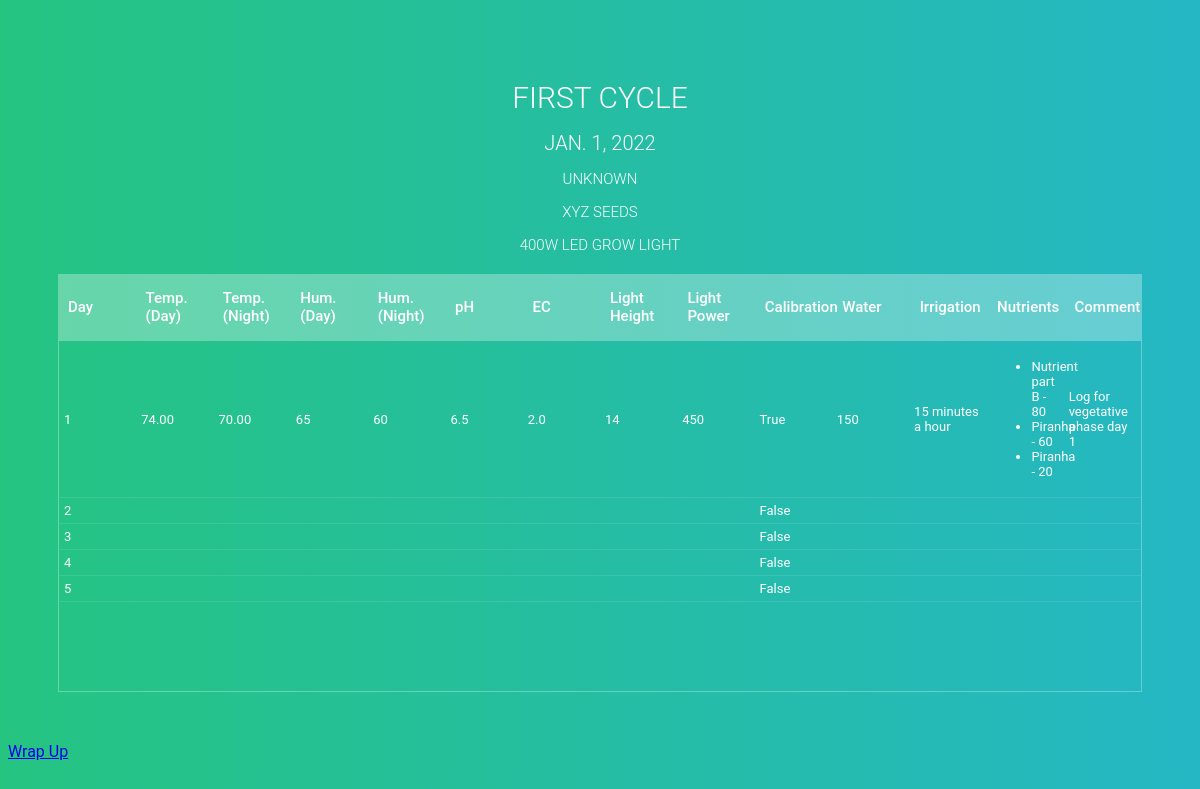
Page /record/1/ on the earlier database version.
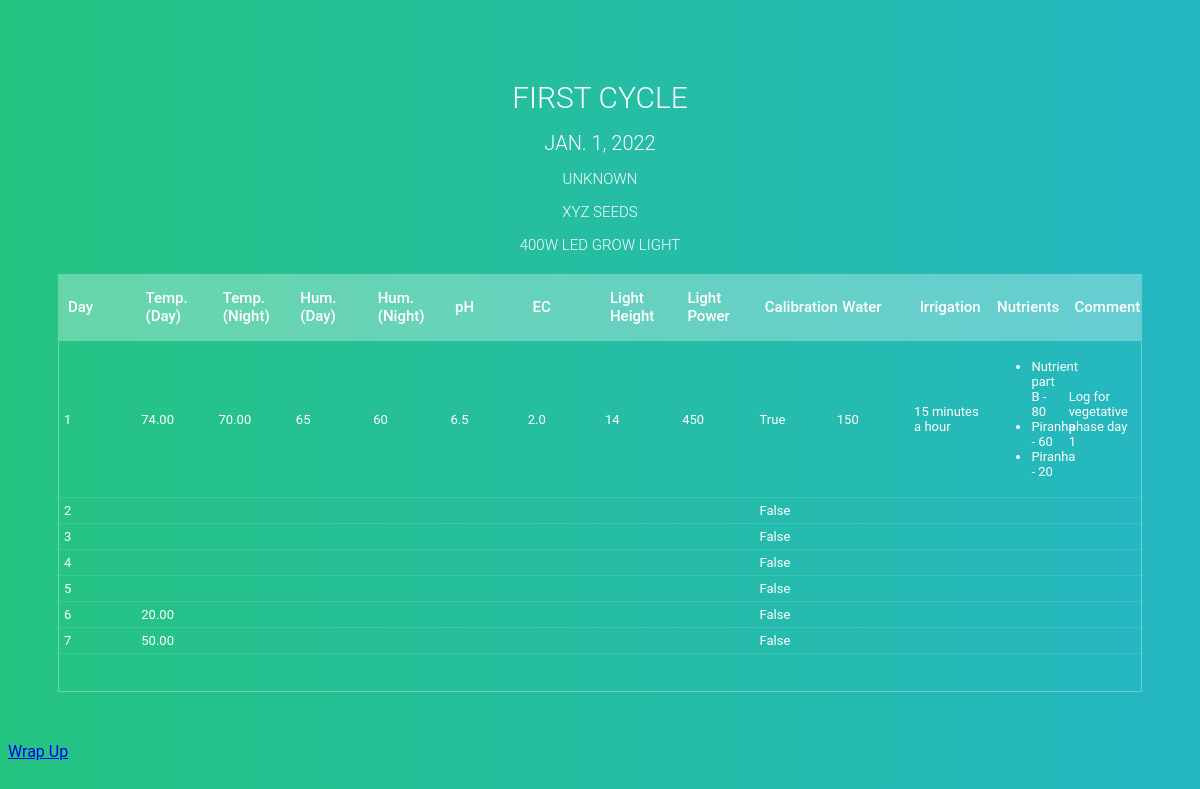
Same page on the later database version.
### records/models.py (models this page shows, shortened)
class Cycle(models.Model):
    id = models.AutoField(primary_key=True)
    name = models.CharField(max_length=150)
    date = models.DateField(auto_now_add=True)
    genetics = models.CharField(max_length=200, blank=True, null=True)
    seedbank = models.CharField(max_length=80, blank=True, null=True)
    fixture = models.CharField(max_length=200, blank=True, null=True)
    comment = models.TextField(blank=True, null=True)

class Log(models.Model):
    PHASE_CHOICES = [
        ('seedling', 'Seedling'),
        ('vegetative', 'Vegetative'),
        ('bloom', 'Bloom'),
    ]
    LIGHT_POWER_CHOICES = [
        ('0', 'Darkness'),
        ('25', '25%'),
        ('50', '50%'),
        ('75', '75%'),
        ('100', '100%'),
    ]
    cycle = models.ForeignKey(Cycle, on_delete=models.CASCADE, related_name='logs')
    phase = models.CharField(max_length=12, choices=PHASE_CHOICES)
    temperature_day = models.DecimalField(max_digits=6, decimal_places=2, blank=True, null=True)
    temperature_night = models.DecimalField(max_digits=6, decimal_places=2, blank=True, null=True)
    humidity_day = models.IntegerField(blank=True, null=True)
    humidity_night = models.IntegerField(blank=True, null=True)
    ph = models.FloatField(blank=True, null=True)
    ec = models.FloatField(blank=True, null=True)
    irrigation = models.TextField(max_length=20, blank=True, null=True)
    light_height = models.IntegerField(blank=True, null=True)
    light_power = models.IntegerField(blank=True, null=True, choices=LIGHT_POWER_CHOICES)
    calibration = models.BooleanField(default=False, blank=True, null=True)
    featured_image = models.ImageField(null=True, blank=True)
    water = models.IntegerField(blank=True, null=True)
    comment = models.TextField(blank=True, null=True)
    def __str__(self):
        logs_of_same_phase = Log.objects.filter(cycle=self.cycle, phase=self.phase)
        day_in_phase = list(logs_of_same_phase).index(self) + 1
        return str(day_in_phase)

class NutrientLog(models.Model):
    log = models.ForeignKey(Log, on_delete=models.CASCADE, related_name='nutrient_logs')
    nutrient = models.ForeignKey(Nutrient, on_delete=models.CASCADE)
    concentration = models.IntegerField()

class Nutrient(models.Model):
    name = models.CharField(max_length=80)
    brand = models.CharField(max_length=80)
    featured_image = models.ImageField(null=True, blank=True, default="default_fertilizer.jpg")
    detail = models.TextField(blank=True, null=True)

### records/views.py (the view)
# urls.py: path('record/<str:pk>/', views.record, name='record'),
def record(request, pk):
    cycle = get_object_or_404(Cycle, pk=pk)
    logs = Log.objects.filter(cycle=cycle)
    context = {'cycle': cycle, 'logs': logs}
    return render(request, 'records/record.html', context)

### records/templates/records/record.html (shortened to what this page needs)
<!DOCTYPE html>
<html lang="en">
{% extends 'main.html' %}
{% load static %}
{% block content %}
<section>
  <div class="cycle-info">
        <h1>{{ cycle.name }}</h1>
        <h2>{{ cycle.date }}</h2>
        <p class="p-cycle-info">{{ cycle.genetics }}</p>
        <p class="p-cycle-info">{{ cycle.seedbank }}</p>
        <p class="p-cycle-info">{{ cycle.fixture }}</p>
  </div>
  <div class="tbl-header">
    <table cellpadding="0" cellspacing="0" border="0">
      <thead>
      <tr>
        <th>Day</th>
        <th>Temp. (Day)</th>
        <th>Temp. (Night)</th>
        <th>Hum. (Day)</th>
        <th>Hum. (Night)</th>
        <th>pH</th>
        <th>EC</th>
        <th>Light Height</th>
        <th>Light Power</th>
        <th>Calibration</th>
        <th>Water</th>
        <th>Irrigation</th>
        <th>Nutrients</th>
        <th>Comment</th>
      </tr>
      </thead>
    </table>
  </div>
  <div class="tbl-content">
    <table cellpadding="0" cellspacing="0" border="0">
      <tbody>
      {% for log in cycle.logs.all %}
      {% if log.phase == 'vegetative' %}
      <tr>
        <td>{{ log|default_if_none:'' }}</td>
        <td>{{ log.temperature_day|default_if_none:'' }}</td>
        <td>{{ log.temperature_night|default_if_none:'' }}</td>
        <td>{{ log.humidity_day|default_if_none:'' }}</td>
        <td>{{ log.humidity_night|default_if_none:'' }}</td>
        <td>{{ log.ph|default_if_none:'' }}</td>
        <td>{{ log.ec|default_if_none:'' }}</td>
        <td>{{ log.light_height|default_if_none:'' }}</td>
        <td>{{ log.light_power|default_if_none:'' }}</td>
        <td>{{ log.calibration|default_if_none:'' }}</td>
        <td>{{ log.water|default_if_none:'' }}</td>
        <td>{{ log.irrigation|default_if_none:'' }}</td>
        <td>
          <div>
            <ul>
              {% for nutrient_log in log.nutrient_logs.all %}
              <li>{{ nutrient_log.nutrient.name }} - {{ nutrient_log.concentration|default_if_none:'' }}</li>
              {% endfor %}
            </ul>
          </div>
        </td>
        <td>{{ log.comment|truncatewords:10|default_if_none:'' }}</td>
      </tr>
      {% endif %}
      {% endfor %}
      </tbody>
    </table>
  </div>
</section>
<a href="{% url 'phase_summary' pk=cycle.id %}">Wrap Up</a>
{% endblock %}

### templates/main.html (shortened to what this page needs)
<!DOCTYPE html>
{% load static %}
<html lang="en">
<head>
    <link rel="stylesheet" href="{% static 'styles/app.css' %}" />
</head>
<body>
{% block content %}
{% endblock content %}
</body>
</html>

### static/styles/app.css (style rules this page uses)
h1 { font-size: 30px; color: #fff; text-transform: uppercase; font-weight: 300; text-align: center; margin-bottom: 15px; }
h2 { font-size: 20px; color: #fff; text-transform: uppercase; font-weight: 300; text-align: center; margin-bottom: 15px; }
.p-cycle-info { font-size: 15px; color: #fff; text-transform: uppercase; font-weight: 300; text-align: center; margin-bottom: 15px; }
table { width:100%; table-layout: fixed; }
.tbl-header { background-color: rgba(255,255,255,0.3); }
.cycle-info { padding: 5px; text-align: left; color: #fff; overflow-x:auto; }
.tbl-content { height:350px; overflow-x:auto; margin-top: 0px; border: 1px solid rgba(255,255,255,0.3); }
th { padding: 15px 10px; text-align: left; font-weight: 500; font-size: 15px; color: #fff; }
td { padding: 5px; text-align: left; vertical-align:middle; font-weight: 400; font-size: 13px; color: #fff; border-bottom: solid 1px rgba(255,255,255,0.1); }
body { background: -webkit-linear-gradient(left, #25c481, #25b7c4); background: linear-gradient(to right, #25c481, #25b7c4); font-family: 'Roboto', sans-serif; }
section { margin: 50px; }

Differences in the rows shown:
added Log: cycle+phase+id "6", temperature_day "20.00", calibration "False"
added Log: cycle+phase+id "7", temperature_day "50.00", calibration "False"
